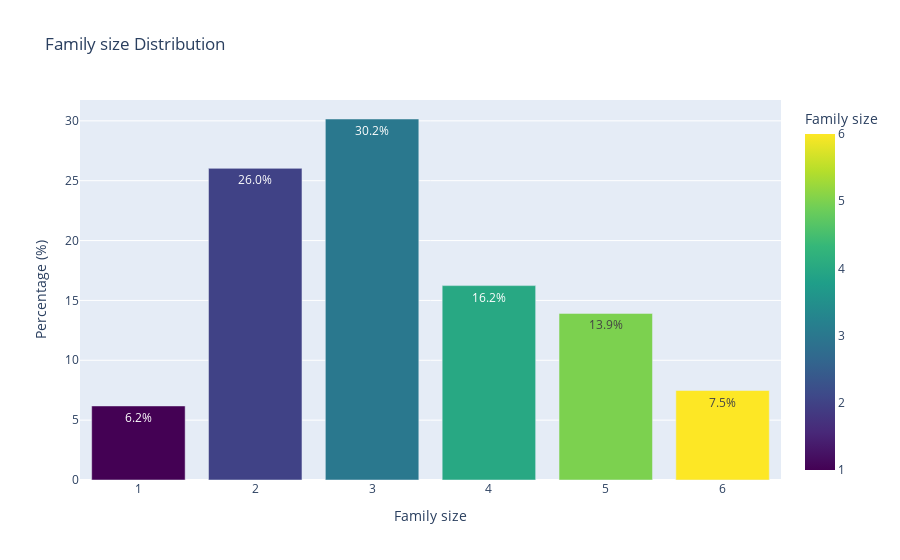

Here is the notebook cell this chart was saved with:
### Code cell
# Calculate the counts and percentages
family_size_counts = online_food['Family size'].value_counts(normalize=True).reset_index()
family_size_counts.columns = ['Family size', 'Percentage']
family_size_counts['Percentage'] *= 100

# Create the bar chart with color grading
fig = px.bar(family_size_counts, x='Family size', y='Percentage', title='Family size Distribution',
             labels={'Family size': 'Family size', 'Percentage': 'Percentage (%)'},
             color='Family size', color_continuous_scale='Viridis')

# Add data labels
fig.update_traces(texttemplate='%{y:.1f}%', textposition='inside')

# Show the plot
fig.show()

### Figure 1 — Plotly figure (JSON) as saved in the notebook; plotly's stock layout.template omitted (floating-point values rounded to 4 significant figures)
{"data": [{"alignmentgroup": "True", "hovertemplate": "Family size=%{marker.color}<br>Percentage (%)=%{y}<extra></extra>", "legendgroup": "", "marker": {"color": [3, 2, 4, 5, 6, 1], "coloraxis": "coloraxis", "pattern": {"shape": ""}}, "name": "", "offsetgroup": "", "orientation": "v", "showlegend": false, "textposition": "inside", "texttemplate": "%{y:.1f}%", "type": "bar", "x": [3, 2, 4, 5, 6, 1], "xaxis": "x", "y": [30.15, 26.03, 16.24, 13.92, 7.474, 6.186], "yaxis": "y"}], "layout": {"barmode": "relative", "coloraxis": {"colorbar": {"title": {"text": "Family size"}}, "colorscale": [[0, "#440154"], [0.1111, "#482878"], [0.2222, "#3e4989"], [0.3333, "#31688e"], [0.4444, "#26828e"], [0.5556, "#1f9e89"], [0.6667, "#35b779"], [0.7778, "#6ece58"], [0.8889, "#b5de2b"], [1, "#fde725"]]}, "legend": {"tracegroupgap": 0}, "title": {"text": "Family size Distribution"}, "xaxis": {"anchor": "y", "domain": [0, 1], "title": {"text": "Family size"}}, "yaxis": {"anchor": "x", "domain": [0, 1], "title": {"text": "Percentage (%)"}}}}
